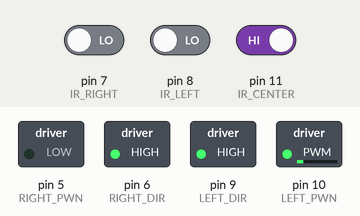
Recording of a sketch running on a simulated Arduino Uno, built with avr-gcc and run on an emulated ATmega328P. Shown: switched loads named in the sketch (green lamp = pin HIGH). The inputs (shaded band) are chosen by the test bench; at power-on: pin 8 (IR_LEFT) LOW, pin 11 (IR_CENTER) HIGH, pin 7 (IR_RIGHT) LOW. What the sketch prints to the serial monitor is not drawn.

Above: at 1.2 s.
1.3 s: pin 8 (IR_LEFT) driven HIGH
At 2.2 s:
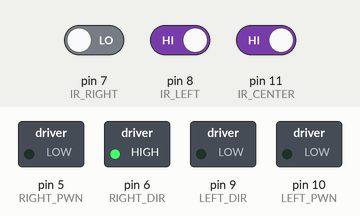
2.8 s: pin 8 (IR_LEFT) driven LOW
At 3.3 s:
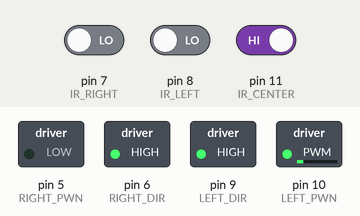
4.3 s: pin 11 (IR_CENTER) driven LOW
At 5.2 s:
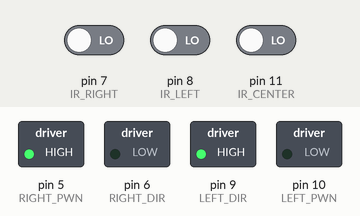
6.0 s: pin 11 (IR_CENTER) driven HIGH
At 6.9 s:
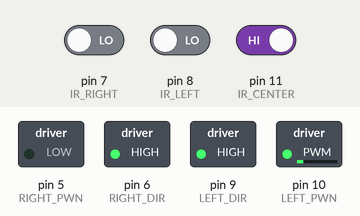
Timing chart, 0 to 8.5 s (numbered marks = the images above; inputs shaded):
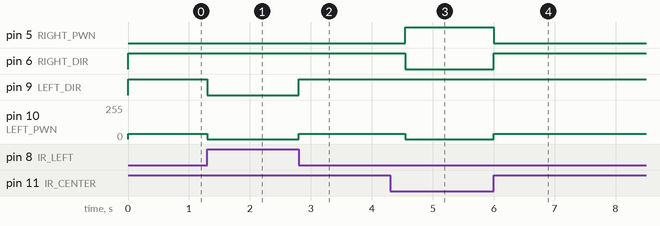

Measured:
- after the input at 1.3 s, pin 9 (LEFT_DIR): HIGH → LOW at once; pin 10 (LEFT_PWN): 40/255 → 0/255 at once
- after the input at 2.8 s, pin 9 (LEFT_DIR): LOW → HIGH at once; pin 10 (LEFT_PWN): 0/255 → 40/255 at once
- after the input at 4.3 s, pin 5 (RIGHT_PWN): LOW → HIGH after 0.25 s; pin 6 (RIGHT_DIR): HIGH → LOW after 0.25 s; pin 10 (LEFT_PWN): 40/255 → 0/255 after 0.25 s
- after the input at 6.0 s, pin 5 (RIGHT_PWN): HIGH → LOW at once; pin 6 (RIGHT_DIR): LOW → HIGH at once; pin 10 (LEFT_PWN): 0/255 → 40/255 at once

The sketch:

line_follower.ino
```cpp
//declaring constants
#define LEFT_PWN 10
#define LEFT_DIR 9
#define RIGHT_PWN 5
#define RIGHT_DIR 6

#define DUTY_R 140
#define DUTY_L 85

#define IR_RIGHT 7
#define IR_LEFT 8
#define IR_CENTER 11

//declaring global variables
char mov = 'h';
bool irr = false;
bool irl = false;
bool irc = false;


//init ports as I/O
void setup()
{
  //config serial for debug
  Serial.begin(9600);
  Serial.print("serial init\n");

  //set motor GPIO as output
  pinMode(LEFT_PWN , OUTPUT);
  pinMode(LEFT_DIR , OUTPUT);
  pinMode(RIGHT_PWN , OUTPUT);
  pinMode(RIGHT_DIR , OUTPUT);

  //set IR GPIO as inpurt
  pinMode(IR_RIGHT, INPUT);
  pinMode(IR_LEFT, INPUT);
  pinMode(IR_CENTER, INPUT);


  //set motors to known state
  drive('h');

}


/*
 * drive function
 *
 * INPUT    MOTOR_R   MOTOR_L   EFFECT
 * f        fwd       rev       drive forward
 * b        rev       rev       drive backwards
 * r        rev       fwd       rotate right, on-the-spot
 * l        fwd       rev       rotate left, on-the-spot
 * h        off       off       full stop
 * R        off       fwd       hang right while moving forward
 * L        fwd       off       hang left while moving forward
 *
 */
void drive(char dir)
{
  //only change bridge outputs if direction differs from current movement
  if (mov != dir)
  {
    //overwrite current movement and change bridge outputs
    mov = dir;
    switch(dir)
    {
      //drive FORWARD
      case('f'):
        digitalWrite(LEFT_DIR, HIGH);
        digitalWrite(RIGHT_DIR, HIGH);
        analogWrite(LEFT_PWN, 40);
        analogWrite(RIGHT_PWN, 0);
        break;

      //drive BACKWARDS
      case('b'):
        digitalWrite(LEFT_DIR, LOW);
        digitalWrite(RIGHT_DIR, LOW);
        analogWrite(LEFT_PWN, 255);
        analogWrite(RIGHT_PWN, 255);
        break;

      //rotate on-spot RIGHT
      case('r'):
        digitalWrite(LEFT_DIR, HIGH);
        digitalWrite(RIGHT_DIR, LOW);
        analogWrite(LEFT_PWN, 0);
        analogWrite(RIGHT_PWN, 255);
        break;

      //rotate on-spot LEFT
      case('l'):
        digitalWrite(LEFT_DIR, LOW);
        digitalWrite(RIGHT_DIR, HIGH);
        analogWrite(LEFT_PWN, 255);
        analogWrite(RIGHT_PWN, 0);
        break;

      //gradual turn LEFT
      case('L'):
        digitalWrite(LEFT_DIR, LOW);
        digitalWrite(RIGHT_DIR, HIGH);
        analogWrite(LEFT_PWN, 0);
        analogWrite(RIGHT_PWN, 0);
        break;

      //gradual turn RIGHT
      case('R'):
        digitalWrite(LEFT_DIR, HIGH);
        digitalWrite(RIGHT_DIR, LOW);
        analogWrite(LEFT_PWN, 0);
        analogWrite(RIGHT_PWN, 0);
        break;

      //stop
      default:
        digitalWrite(LEFT_DIR, LOW);
        digitalWrite(RIGHT_DIR, LOW);
        analogWrite(LEFT_PWN, 0);
        analogWrite(RIGHT_PWN, 0);
        break;
    }
  }
}


//test motors
void testDrive()
{
  drive('h');
  delay(1000);
  drive('r');
  delay(1000);
  drive('l');
  delay(1000);
  drive('f');
  delay(1000);
  drive('L');
  delay(1000);
  drive('R');
  delay(1000);
  drive('b');
  delay(1000);
}


//update all IR sensors
void readIR()
{
  //poll sensors (true for tape, false for no tape)
  irr = (digitalRead(IR_RIGHT) == 0) ? false : true;
  irl = (digitalRead(IR_LEFT) == 0) ? false : true;
  irc = (digitalRead(IR_CENTER) == 0) ? false : true;
}


//print IR readings
void printCurrentIR()
{
  Serial.print("\n\nLEFT:   ");
  Serial.print(irl, DEC);
  Serial.print("\nCENTER: ");
  Serial.print(irc, DEC);
  Serial.print("\nRIGHT:  ");
  Serial.print(irr, DEC);
  Serial.print("\nLast direction: ");
  Serial.print(mov, DEC);
}


//main runtime
void loop()
{
  //update IR sensor readings
  readIR();

  if(irl)
  {
    drive('L');
    while(irl || !irc)
    {
      readIR();
    }
  }

  else if (irr)
  {
    drive('f');
    //Delay 200ms to see if this is a corner or a T.
    unsigned long time= millis();
    while(irc || millis()<time+250)
    {
      readIR();
    }
    //A right hand corner was detected.
    if(!irc)
    {
      drive('r');
      while(irr || !irc)
      {
        readIR();
      }
    }
  }

  else if (!irl && !irc && !irr)
  {

    drive('f');
    //ugly, go forward to see if we are at a T but missed
     unsigned long time= millis();
    while(!irl && !irc && !irr && millis() <= time + 250)
    {
      readIR();
    }
    //If any sensor has gone high, deal with it at the start of the loop, else do the full turn
    if(!irl && !irc && !irr)
    {
      drive('r');
      while (!irc)
      {
        readIR();
      }
    }
  }
  else
  {
    drive('f');
  }
}
```
